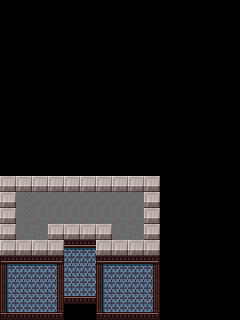

Below is a game level as drawn by its tile map, then a one-line description and the .tmx that defines it (tile-layer data replaced by summaries):
An orthogonal 15x20 tile map with 16x16 px tiles, 1 tile layer (Tile Layer 1).

<map version="1.0" orientation="orthogonal" renderorder="right-down" width="15" height="20" tilewidth="16" tileheight="16" nextobjectid="1">
 <tileset firstgid="1" name="MDTileA4" tilewidth="16" tileheight="16" tilecount="960">
  <image source="../MDTileA4.png" width="512" height="480" />
 </tileset>
 <layer name="Tile Layer 1" width="15" height="20">
  <data>[300 cells, 88 non-empty, 31 distinct tile ids]</data>
 </layer>
</map>
